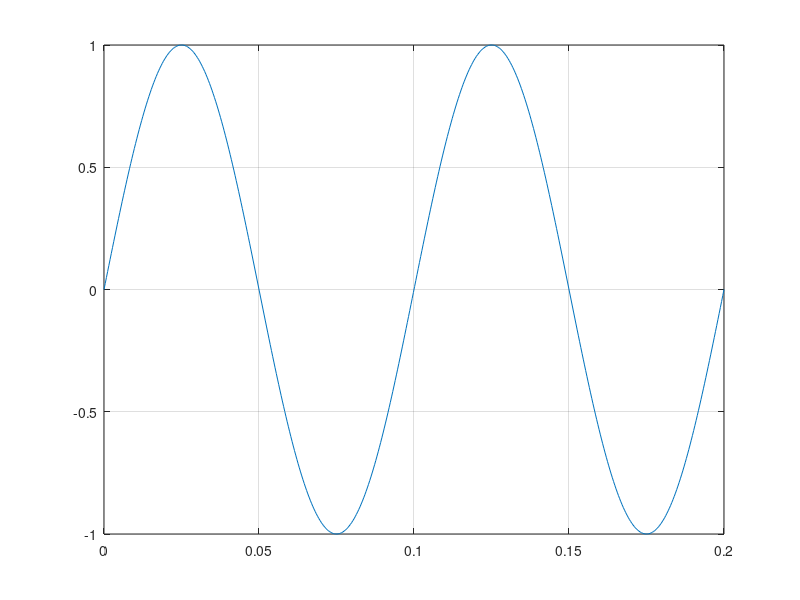
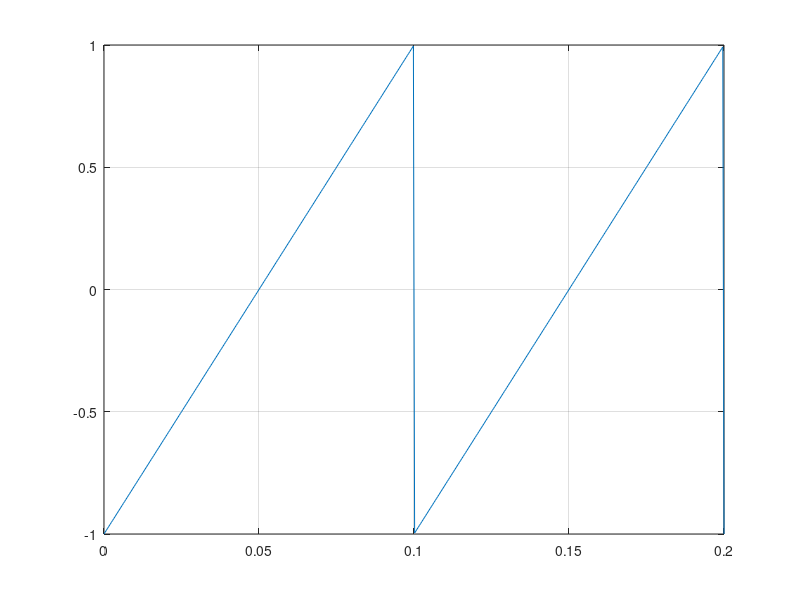
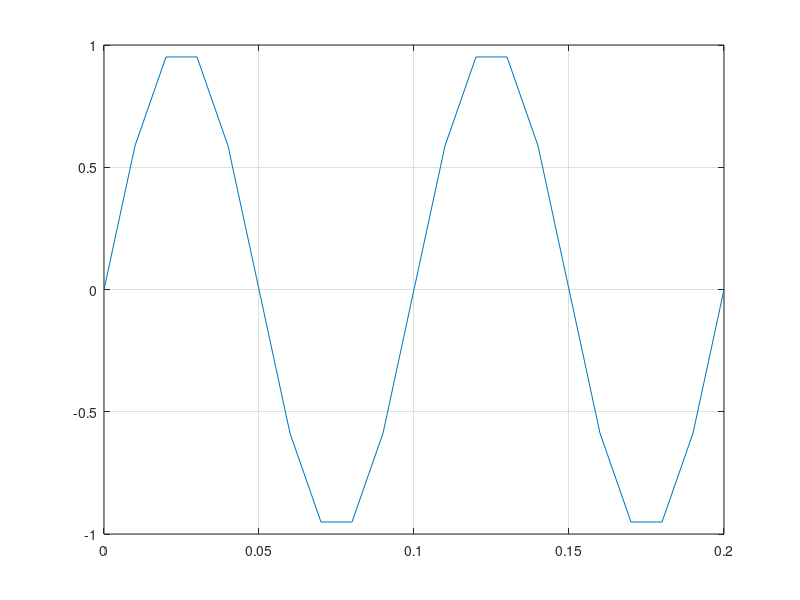
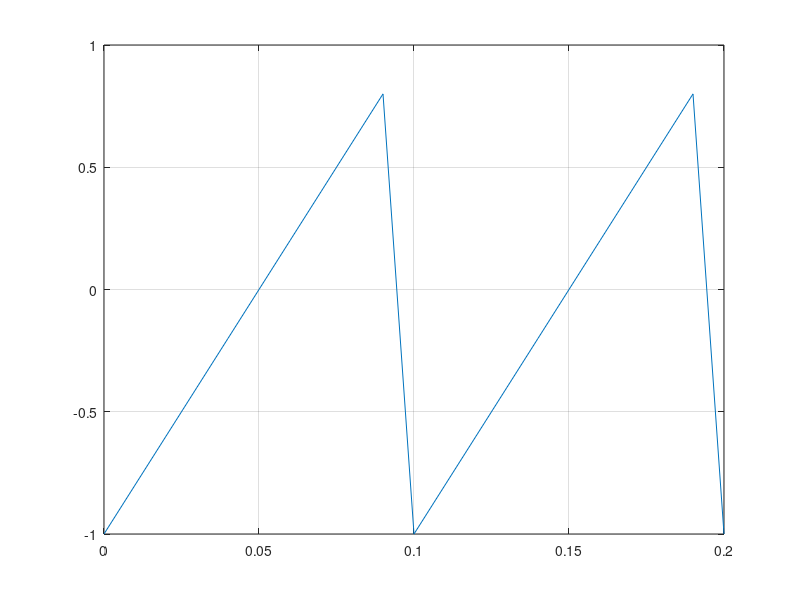

Write the MATLAB code that produced these figures, in order.
clear ;
close all;
clc
%% Question one,A, 1
f=10;
t=linspace(0,0.2,512);
y1=sin(2*pi*10*t);
figure(1)
plot(t,y1)
grid on

y2 = sawtooth(2*pi*f*t);
figure(2)
plot(t,y2)
grid on
%% Question one,A,2
T=1/f;
fs=100;
t2=0:1/fs:0.2;

y3=sin(2*pi*f*t2);
figure(3)
plot(t2,y3)
grid on

y4=sawtooth(2*pi*f*t2);
figure(4)
plot(t2,y4)
grid on
%% Question one,B,1
figure(5)
xq = 0:1/200:0.2;
vq1 = interp1(t,y1,xq,'linear');
plot(t,y1,'r')
hold on
plot(xq,vq1,'-o')
